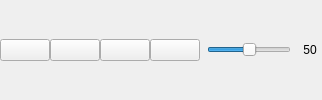
         <widget class="QWidget" name="playerControlsWidget" native="true">
          <property name="sizePolicy">
           <sizepolicy hsizetype="Preferred" vsizetype="Fixed">
            <horstretch>0</horstretch>
            <verstretch>0</verstretch>
           </sizepolicy>
          </property>
          <layout class="QHBoxLayout" name="horizontalLayout_6">
           <property name="spacing">
            <number>0</number>
           </property>
           <property name="margin">
            <number>0</number>
           </property>
           <item>
            <widget class="QPushButton" name="playerPlayButton">
             <property name="minimumSize">
              <size>
               <width>50</width>
               <height>0</height>
              </size>
             </property>
             <property name="text">
              <string/>
             </property>
             <property name="icon">
              <iconset resource="../images.qrc">
               <normaloff>:/icons/resources/glyphicons/glyphicons_173_play.png</normaloff>
               <normalon>:/icons/resources/glyphicons/glyphicons_174_pause.png</normalon>:/icons/resources/glyphicons/glyphicons_173_play.png</iconset>
             </property>
             <property name="checkable">
              <bool>true</bool>
             </property>
             <property name="checked">
              <bool>false</bool>
             </property>
            </widget>
           </item>
           <item>
            <widget class="QPushButton" name="playerPreviousButton">
             <property name="minimumSize">
              <size>
               <width>50</width>
               <height>0</height>
              </size>
             </property>
             <property name="text">
              <string/>
             </property>
             <property name="icon">
              <iconset resource="../images.qrc">
               <normaloff>:/icons/resources/glyphicons/glyphicons_170_step_backward.png</normaloff>:/icons/resources/glyphicons/glyphicons_170_step_backward.png</iconset>
             </property>
            </widget>
           </item>
           <item>
            <widget class="QPushButton" name="playerNextButton">
             <property name="minimumSize">
              <size>
               <width>50</width>
               <height>0</height>
              </size>
             </property>
             <property name="text">
              <string/>
             </property>
             <property name="icon">
              <iconset resource="../images.qrc">
               <normaloff>:/icons/resources/glyphicons/glyphicons_178_step_forward.png</normaloff>:/icons/resources/glyphicons/glyphicons_178_step_forward.png</iconset>
             </property>
            </widget>
           </item>
           <item>
            <widget class="QPushButton" name="playerStopButton">
             <property name="minimumSize">
              <size>
               <width>50</width>
               <height>0</height>
              </size>
             </property>
             <property name="text">
              <string/>
             </property>
             <property name="icon">
              <iconset resource="../images.qrc">
               <normaloff>:/icons/resources/glyphicons/glyphicons_175_stop.png</normaloff>:/icons/resources/glyphicons/glyphicons_175_stop.png</iconset>
             </property>
            </widget>
           </item>
           <item>
            <widget class="QLabel" name="label">
             <property name="text">
              <string/>
             </property>
             <property name="pixmap">
              <pixmap resource="../images.qrc">:/icons/resources/glyphicons/glyphicons_183_volume_down.png</pixmap>
             </property>
            </widget>
           </item>
           <item>
            <widget class="QSlider" name="playerVolumeSlider">
             <property name="maximumSize">
              <size>
               <width>500</width>
               <height>16777215</height>
              </size>
             </property>
             <property name="maximum">
              <number>100</number>
             </property>
             <property name="value">
              <number>50</number>
             </property>
             <property name="tracking">
              <bool>true</bool>
             </property>
             <property name="orientation">
              <enum>Qt::Horizontal</enum>
             </property>
            </widget>
           </item>
           <item>
            <widget class="QLabel" name="label_2">
             <property name="text">
              <string/>
             </property>
             <property name="pixmap">
              <pixmap resource="../images.qrc">:/icons/resources/glyphicons/glyphicons_184_volume_up.png</pixmap>
             </property>
            </widget>
           </item>
           <item>
            <widget class="QLabel" name="playerVolumeLabel">
             <property name="sizePolicy">
              <sizepolicy hsizetype="Preferred" vsizetype="Preferred">
               <horstretch>0</horstretch>
               <verstretch>0</verstretch>
              </sizepolicy>
             </property>
             <property name="minimumSize">
              <size>
               <width>24</width>
               <height>32</height>
              </size>
             </property>
             <property name="maximumSize">
              <size>
               <width>24</width>
               <height>32</height>
              </size>
             </property>
             <property name="text">
              <string notr="true">50</string>
             </property>
             <property name="alignment">
              <set>Qt::AlignCenter</set>
             </property>
            </widget>
           </item>
          </layout>
         </widget>
